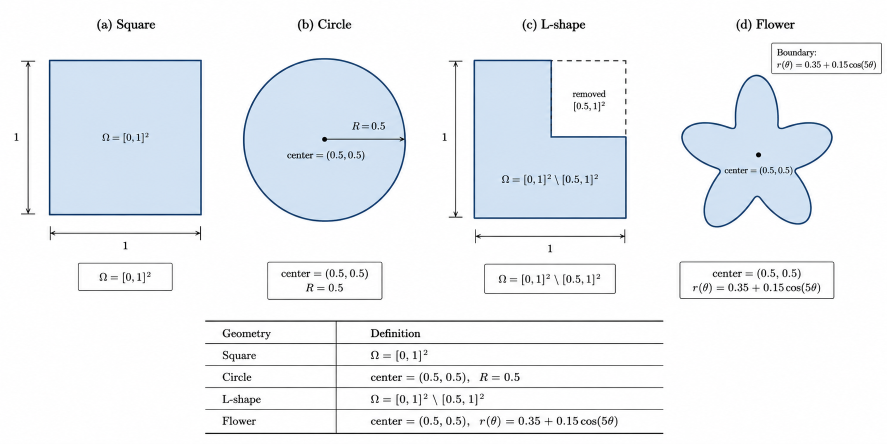
#> input picture reports/thesis_uia/Figures/fig1_naspinn_2d.png, 1774 x 887 px (shown at 1/2 size)
$ python gen_visual_abstract.py
#> lines starting #> are read from the running program, lines starting #| are printed output that depends on the picture
"""
Comprehensive academic visual abstract following the prescribed structure.
Layout (portrait A4-style, wide):

Row 0: Title banner
Row 1: Problem & Benchmark Geometries  (full width, split: text | thumbnails)
Row 2: FEM Reference  |  NAS-PINN Framework  |  MSWP
Row 3: Key Results (full width: trade-off plot + summary table)
Row 4: Contributions & Impact (2 text boxes)
"""
import matplotlib
matplotlib.use("Agg")
import matplotlib.pyplot as plt
import matplotlib.image as mpimg
import matplotlib.patches as mpatches
from matplotlib.gridspec import GridSpec
from pathlib import Path
import numpy as np

FIG_DIR = Path(__file__).resolve().parents[1] / "Figures"
OUT     = Path(__file__).parent

# ── Colours ────────────────────────────────────────────────────────────────────
C_HEADER  = "#1A2A4A"   # dark navy for title bars
C_BLUE    = "#2471A3"
C_GREEN   = "#1E8449"
C_ORANGE  = "#D35400"
C_TEAL    = "#148F77"
C_GREY_BG = "#F8F9FA"
C_RULE    = "#CCCCCC"
WHITE     = "white"

def title_bar(ax, text, color=C_HEADER, fs=10):
    ax.set_facecolor(color)
    ax.set_xticks([]); ax.set_yticks([])
    for sp in ax.spines.values(): sp.set_visible(False)
    ax.text(0.015, 0.5, text, ha="left", va="center",
            fontsize=fs, fontweight="bold", color=WHITE,
            transform=ax.transAxes)

def img_panel(ax, fname):
    path = FIG_DIR / fname
    if path.exists():
        img = mpimg.imread(str(path))
        ax.imshow(img, aspect="auto")
    ax.axis("off")
    for sp in ax.spines.values():
        sp.set_visible(True); sp.set_color(C_RULE); sp.set_linewidth(0.5)

def text_panel(ax, lines, bg=C_GREY_BG, color="#1A1A1A", fs=8.8, lh=1.6):
    ax.set_facecolor(bg)
    ax.set_xticks([]); ax.set_yticks([])
    for sp in ax.spines.values():
        sp.set_visible(True); sp.set_color(C_RULE); sp.set_linewidth(0.5)
    y = 0.95
    for line in lines:
        bold = line.startswith("**") and line.endswith("**")
        txt  = line.strip("**")
        fs_  = fs + 0.5 if bold else fs
        fw   = "bold" if bold else "normal"
        col  = color if not bold else C_BLUE
        ax.text(0.04, y, txt, ha="left", va="top", fontsize=fs_,
                fontweight=fw, color=col, transform=ax.transAxes)
        y -= (fs_ + 2) / (ax.get_position().height * 1080) * lh
        if y < 0.02: break

def method_panel(ax, title, steps, color):
    ax.set_facecolor(C_GREY_BG)
    ax.set_xlim(0, 1); ax.set_ylim(0, 1)
    ax.set_xticks([]); ax.set_yticks([])
    for sp in ax.spines.values():
        sp.set_visible(True); sp.set_color(C_RULE); sp.set_linewidth(0.5)

    ax.text(0.04, 0.90, title, ha="left", va="top",
            fontsize=12, fontweight="bold", color=color, transform=ax.transAxes)
    y = 0.70
    for i, (head, body) in enumerate(steps):
        ax.add_patch(mpatches.FancyBboxPatch(
            (0.05, y - 0.075), 0.90, 0.13,
            boxstyle="round,pad=0.012", fc="white", ec="#D2D6DA", lw=0.8,
            transform=ax.transAxes))
        ax.text(0.09, y + 0.025, head, ha="left", va="center",
                fontsize=9.5, fontweight="bold", color="#111111",
                transform=ax.transAxes)
        ax.text(0.09, y - 0.030, body, ha="left", va="center",
                fontsize=8.1, color="#333333", transform=ax.transAxes)
        if i < len(steps) - 1:
            ax.annotate("", xy=(0.50, y - 0.145), xytext=(0.50, y - 0.085),
                        arrowprops=dict(arrowstyle="-|>", lw=1.0, color=color),
                        xycoords=ax.transAxes)
        y -= 0.235

def key_results_panel(ax):
    studies = [
        ("2D adaptive-k transfer", "Square, Circle, L-Shape, Flower", 85, "MAE < 2.5°C", C_BLUE),
        ("2D canonical fixed-k", "Rectangle, Circle, L-Shape", 65, "Bayes/TPE k=3 < 5°C", C_TEAL),
        ("3D canonical fixed-k", "Rectangular, Cylinder, Stacked, L-Shape", 80, "Bayes/TPE k=5 < 14.1°C", C_GREEN),
        ("Thermal Fin fixed-k", "3D Thermal Fin benchmark", 80, "Bayes/TPE k=5 = 12.55°C", C_ORANGE),
    ]
    ax.set_facecolor(C_GREY_BG)
    for sp in ax.spines.values():
        sp.set_visible(True); sp.set_color(C_RULE); sp.set_linewidth(0.5)

    ax.set_xlim(0, 1)
    ax.set_ylim(0, 1)
    ax.set_xticks([]); ax.set_yticks([])
    ax.text(0.03, 0.95, "Key result streams kept separate",
            ha="left", va="top", fontsize=11.2, fontweight="bold",
            color=C_HEADER, transform=ax.transAxes)

    label_x = 0.04
    bar_x = 0.48
    bar_w = 0.34
    y0 = 0.78
    step = 0.18
    bar_h = 0.058

    for i, (name, domains, saving, mae, color) in enumerate(studies):
        y = y0 - i * step
        ax.text(label_x, y + 0.035, name, ha="left", va="bottom",
                fontsize=9.0, fontweight="bold", color="#111111",
                transform=ax.transAxes)
        ax.text(label_x, y - 0.015, domains, ha="left", va="top",
                fontsize=7.8, color="#333333", transform=ax.transAxes)

        ax.add_patch(mpatches.Rectangle((bar_x, y - bar_h/2), bar_w, bar_h,
                                        transform=ax.transAxes, fc="#E6E8EB",
                                        ec="#D0D4D8", lw=0.5))
        fill_w = bar_w * saving / 100.0
        ax.add_patch(mpatches.Rectangle((bar_x, y - bar_h/2), fill_w, bar_h,
                                        transform=ax.transAxes, fc=color,
                                        ec="none", alpha=0.90))
        ax.text(bar_x + bar_w + 0.025, y + 0.018, f"{saving}%",
                ha="left", va="center", fontsize=9.2, fontweight="bold",
                color="#111111", transform=ax.transAxes)
        ax.text(bar_x + bar_w + 0.025, y - 0.035, mae,
                ha="left", va="center", fontsize=7.7, color="#333333",
                transform=ax.transAxes)

    ax.text(bar_x, 0.86, "FEM saving",
            ha="left", va="center", fontsize=8.6, fontweight="bold",
            color="#111111", transform=ax.transAxes)

# ── Figure ─────────────────────────────────────────────────────────────────────
fig = plt.figure(figsize=(22, 17.2), facecolor="white")

# Height ratios: [title_strip, R1_strip, R1_img, R2_strip, R2_img, R3_strip, R3_img, R4_strip, R4_img]
# Row structure: each section = thin title bar + content area
HR = [0.030,   # header
      0.026, 0.160,  # Row 1: Benchmark Geometries
      0.026, 0.380,  # Row 2: FEM | NAS-PINN | MSWP (expanded downward)
      0.026, 0.188,  # Row 3: Key Results
      0.026, 0.152,  # Row 4: Contributions, Impact, References
     ]

gs = GridSpec(len(HR), 6, figure=fig,
              left=0.01, right=0.99, top=0.98, bottom=0.01,
              wspace=0.028, hspace=0.010,
              height_ratios=HR)

# ═══════════════════════════════════════════════════════════════════════════════
# HEADER
# ═══════════════════════════════════════════════════════════════════════════════
ax_h = fig.add_subplot(gs[0, :])
ax_h.set_facecolor(C_HEADER)
ax_h.set_xticks([]); ax_h.set_yticks([])
for sp in ax_h.spines.values(): sp.set_visible(False)
ax_h.text(0.5, 0.62,
          "NAS-Guided FEM-Anchored PINNs for Transient Heat Transfer Simulation",
          ha="center", va="center", fontsize=16, fontweight="bold", color=WHITE,
          transform=ax_h.transAxes)
ax_h.text(0.5, 0.18,
          "Ömer Çetinkaya   ·   Supervisor: Prof. Turgay Celik   ·   University of Agder, 2026",
          ha="center", va="center", fontsize=10, color="#AACCEE",
          transform=ax_h.transAxes)

# ═══════════════════════════════════════════════════════════════════════════════
# ROW 1 — Benchmark Geometries
# ═══════════════════════════════════════════════════════════════════════════════
ax_r1t = fig.add_subplot(gs[1, :])
title_bar(ax_r1t,
    "Problem Setup & Domains  |  A356 aluminium water-quenching  ·  FEM ground-truth reference",
    C_BLUE)

# Col 0: problem text
ax_r1l = fig.add_subplot(gs[2, 0])
text_panel(ax_r1l, [
    "**A356 Aluminium Quenching**",
    "540°C → 20°C · 30 s",
    "Cooling gradients → distortion",
    "FEM ground-truth reference",
    "",
    "**Benchmark set**",
    "8 canonical benchmarks",
    "+ adaptive 2D study",
    "3 × 2D + 4 × 3D + Thermal Fin",
], bg=C_GREY_BG, fs=8.0, lh=1.28)

# Col 1: NAS 2D domains (Square, Circle, L-Shape, Flower)
ax_r1a = fig.add_subplot(gs[2, 1])
img_panel(ax_r1a, "fig1_naspinn_2d.png")
#> in img_panel, img is the input picture: shape (887, 1774, 3) float32; mean R, G, B 0.936, 0.949, 0.963

# Col 2: Canonical 2D (Rectangle, Circle, L-Shape)
ax_r1b = fig.add_subplot(gs[2, 2])
img_panel(ax_r1b, "fig2_thesis_2d.png")
#> call 2 of img_panel, with fname = 'fig2_thesis_2d.png'
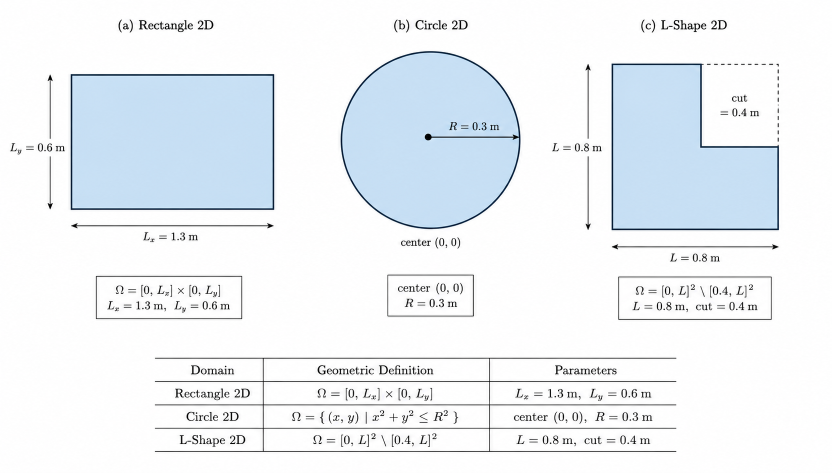
#> input picture reports/thesis_uia/Figures/fig2_thesis_2d.png, 1663 x 945 px (shown at 1/2 size)
#> in img_panel, img is the input picture: shape (945, 1663, 3) float32; mean R, G, B 0.931, 0.95, 0.965

# Col 3-4: 3D domains (wider)
ax_r1c = fig.add_subplot(gs[2, 3:5])
img_panel(ax_r1c, "fig3_thesis_3d.png")
#> call 3 of img_panel, with fname = 'fig3_thesis_3d.png'
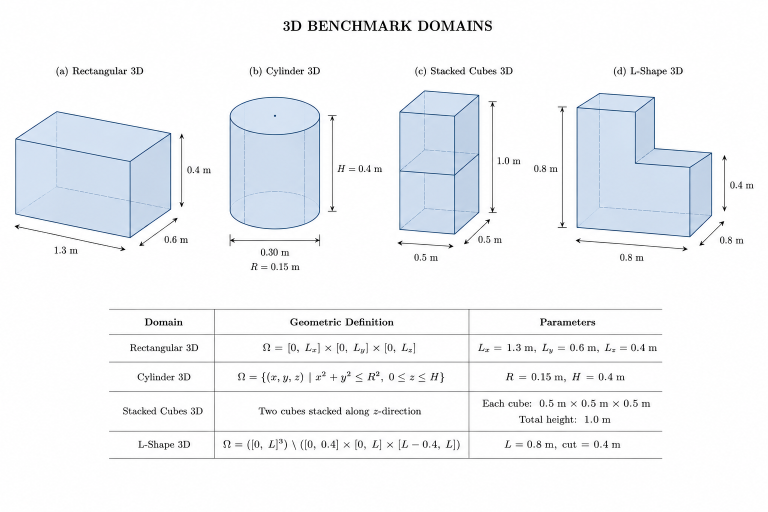
#> input picture reports/thesis_uia/Figures/fig3_thesis_3d.png, 1536 x 1024 px (shown at 1/2 size)
#> in img_panel, img is the input picture: shape (1024, 1536, 3) float32; mean R, G, B 0.952, 0.96, 0.97

# Col 5: Thermal Fin
ax_r1d = fig.add_subplot(gs[2, 5])
img_panel(ax_r1d, "fig4_thermalfin.png")
#> call 4 of img_panel, with fname = 'fig4_thermalfin.png'
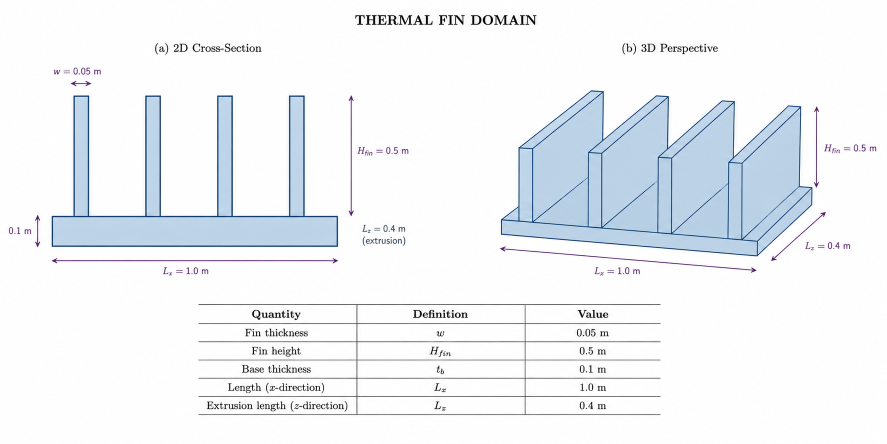
#> input picture reports/thesis_uia/Figures/fig4_thermalfin.png, 1774 x 887 px (shown at 1/2 size)
#> in img_panel, img is the input picture: shape (887, 1774, 3) float32; mean R, G, B 0.943, 0.954, 0.967

# ═══════════════════════════════════════════════════════════════════════════════
# ROW 2 — FEM | NAS-PINN | MSWP
# ═══════════════════════════════════════════════════════════════════════════════
ax_r2t = fig.add_subplot(gs[3, :])
title_bar(ax_r2t,
    "Methodology:  FEM Mesh & Solver  ·  Single-Window Model  ·  End-to-End Workflow  ·  MSWP Modes",
    C_TEAL)

method_gs = gs[4, :].subgridspec(
    2, 4,
    height_ratios=[0.065, 0.935],
    hspace=0.0,
    wspace=0.025,
)
ax_r2a = fig.add_subplot(method_gs[1, 0])
img_panel(ax_r2a, "FEM_Proses.png")
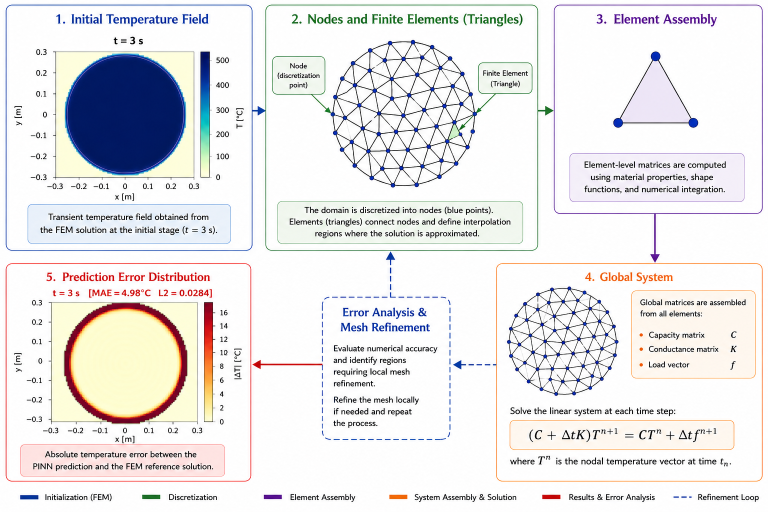
#> input picture reports/thesis_uia/Figures/FEM_Proses.png, 1536 x 1024 px (shown at 1/2 size)
#> in img_panel, img is the input picture: shape (1024, 1536, 3) float32; mean R, G, B 0.912, 0.906, 0.91

ax_r2b = fig.add_subplot(method_gs[1, 1])
img_panel(ax_r2b, "Single-Window FEM-Anchored NAS-PINN Framework.png")
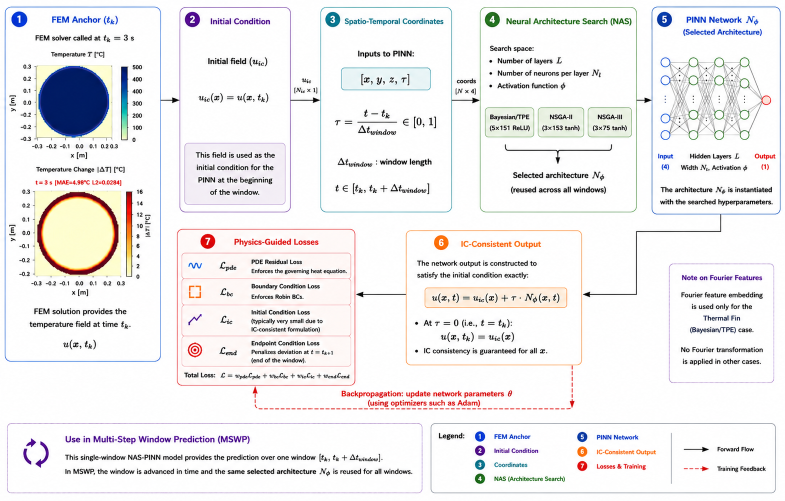
#> input picture reports/thesis_uia/Figures/Single-Window FEM-Anchored NAS-PINN Framework.png, 1570 x 1002 px (shown at 1/2 size)
#> in img_panel, img is the input picture: shape (1002, 1570, 3) float32; mean R, G, B 0.938, 0.932, 0.934

ax_r2c = fig.add_subplot(method_gs[1, 2])
img_panel(ax_r2c, "fig6_naspinn_process.png")

ax_r2d = fig.add_subplot(method_gs[1, 3])
img_panel(ax_r2d, "fig_mswp_three_modes.png")

# ═══════════════════════════════════════════════════════════════════════════════
# ROW 3 — Key Results
# ═══════════════════════════════════════════════════════════════════════════════
ax_r3t = fig.add_subplot(gs[5, :])
title_bar(ax_r3t,
    "Key Results  |  FEM-call reduction vs. thermal prediction error across all studies",
    C_GREEN)

ax_r3a = fig.add_subplot(gs[6, :4])
key_results_panel(ax_r3a)

# Summary results table
ax_r3b = fig.add_subplot(gs[6, 4:])
ax_r3b.set_facecolor(C_GREY_BG)
ax_r3b.set_xticks([]); ax_r3b.set_yticks([])
for sp in ax_r3b.spines.values():
    sp.set_visible(True); sp.set_color(C_RULE); sp.set_linewidth(0.5)

rows = [
    ("Study",              "FEM saving", "Headline MAE"),
    ("2D adaptive-k transfer", "83–85%",  "< 2.5°C"),
    ("2D canonical fixed-k",  "65% robust", "Bayes k3 < 5°C"),
    ("3D canonical fixed-k",  "up to 80%", "Bayes k5 < 14.1°C"),
    ("Thermal Fin fixed-k",   "up to 80%", "Bayes k5 = 12.55°C"),
]
col_x = [0.04, 0.50, 0.75]
row_y = np.linspace(0.91, 0.56, len(rows))
for ri, row in enumerate(rows):
    bg = C_HEADER if ri == 0 else ("#EAF3FB" if ri % 2 == 1 else WHITE)
    tc = WHITE if ri == 0 else "#1A1A1A"
    fw = "bold" if ri == 0 else "normal"
    ax_r3b.add_patch(mpatches.FancyBboxPatch(
        (0.01, row_y[ri]-0.045), 0.98, 0.09,
        boxstyle="round,pad=0.01", fc=bg, ec="none",
        transform=ax_r3b.transAxes))
    for ci, cell in enumerate(row):
        ax_r3b.text(col_x[ci]+0.01, row_y[ri], cell,
                    ha="left", va="center", fontsize=8.6,
                    fontweight=fw, color=tc,
                    transform=ax_r3b.transAxes)

ax_r3b.axhline(0.50, color=C_RULE, lw=0.8, xmin=0.02, xmax=0.98)
bullets = [
    "● 2D adaptive-k: Square/Circle/L-Shape/Flower",
    "  83–85% saving, std < 0.10°C",
    "● 2D canonical: Rectangle/Circle/L-Shape",
    "  Bayesian/TPE: k=3 below 5°C",
    "● FEM anchoring essential: PINN-only best 59.20°C",
]
for i, b in enumerate(bullets):
    ax_r3b.text(0.04, 0.43 - i*0.076, b,
                ha="left", va="top", fontsize=8.1,
                color="#1A1A1A" if not b.startswith("●") else C_BLUE,
                fontweight="bold" if b.startswith("●") else "normal",
                transform=ax_r3b.transAxes)

# ═══════════════════════════════════════════════════════════════════════════════
# ROW 4 — Contributions & Impact
# ═══════════════════════════════════════════════════════════════════════════════
ax_r4t = fig.add_subplot(gs[7, :])
title_bar(ax_r4t,
    "Scientific Contribution & Literature Context",
    C_ORANGE)

ax_r4l = fig.add_subplot(gs[8, :3])
text_panel(ax_r4l, [
    "**Contributions & Impact**",
    "● NAS-guided PINN architecture optimisation",
    "● FEM-anchored MSWP error correction",
    "● Adaptive skip-factor scheduling (k=1–5)",
    "● Cross-geometry transfer across 2D and 3D domains",
    "● 10-seed reproducibility study",
    "● 65–85% reduction in FEM solver calls",
    "● Ready for h(T), material curves, and",
    "   industrial A356 subframe deployment",
], bg=C_GREY_BG, fs=8.5)

ax_r4r = fig.add_subplot(gs[8, 3:])
text_panel(ax_r4r, [
    "**Selected References**",
    "● Mortensen et al. (2026)",
    "   Industrial A356 subframe FEM quenching",
    "● Wang & Zhong (2024)",
    "   NAS-PINN architecture search framework",
    "● Rozza et al. (2008)",
    "   Reduced-basis benchmark foundation",
    "● Maday & Ronquist (2004)",
    "   Thermal Fin reduced-basis problem",
], bg="#FEF9EE", fs=8.5)

# ── Save ───────────────────────────────────────────────────────────────────────
fig.savefig(OUT / "visual_abstract.png", dpi=180, bbox_inches="tight",
            facecolor="white")
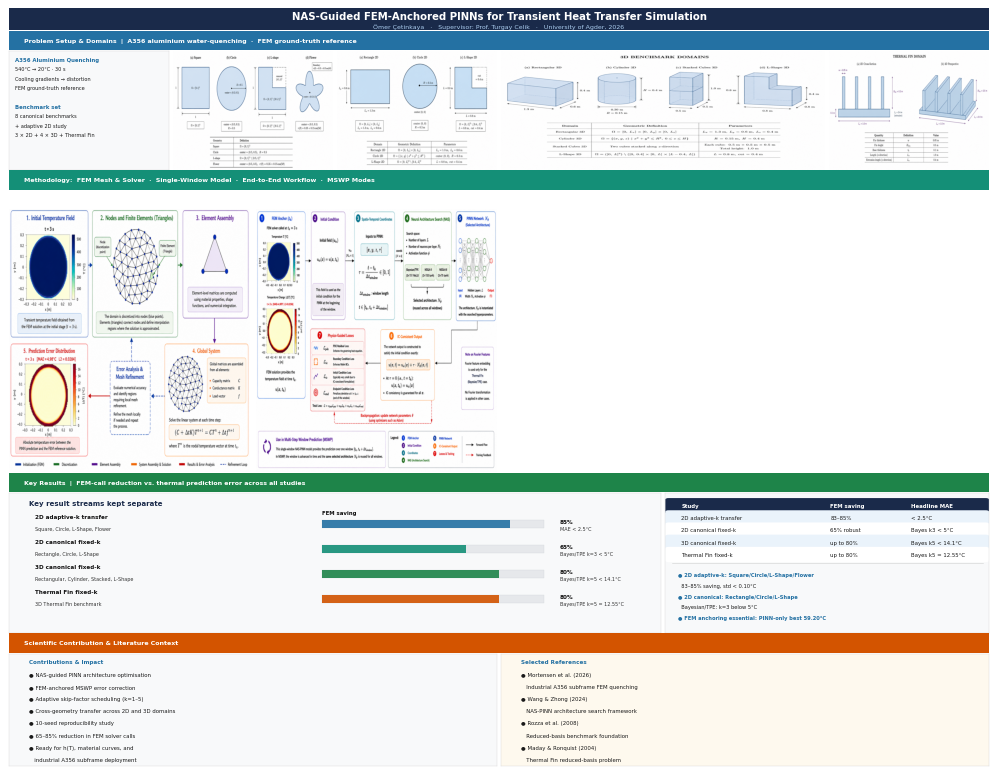
#> figure drawn by matplotlib, 8 panels
plt.close(fig)
print(f"Saved → {OUT / 'visual_abstract.png'}")
